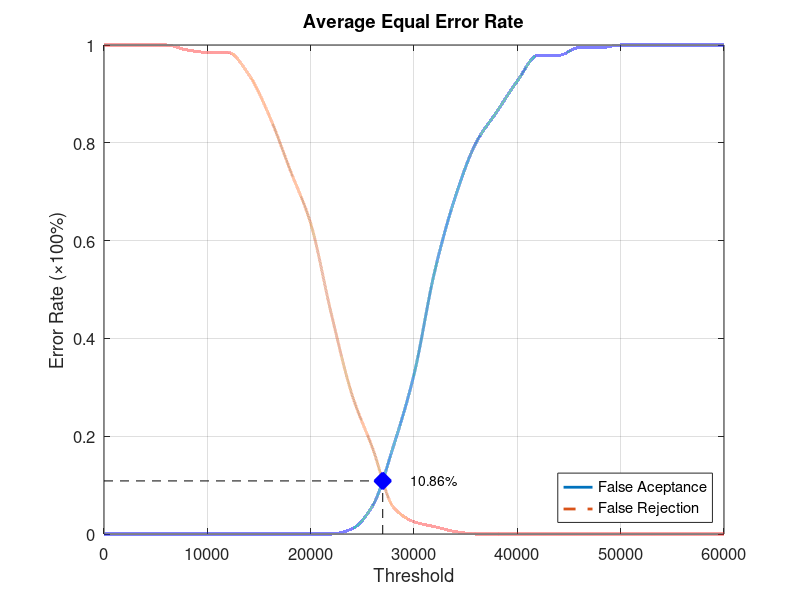
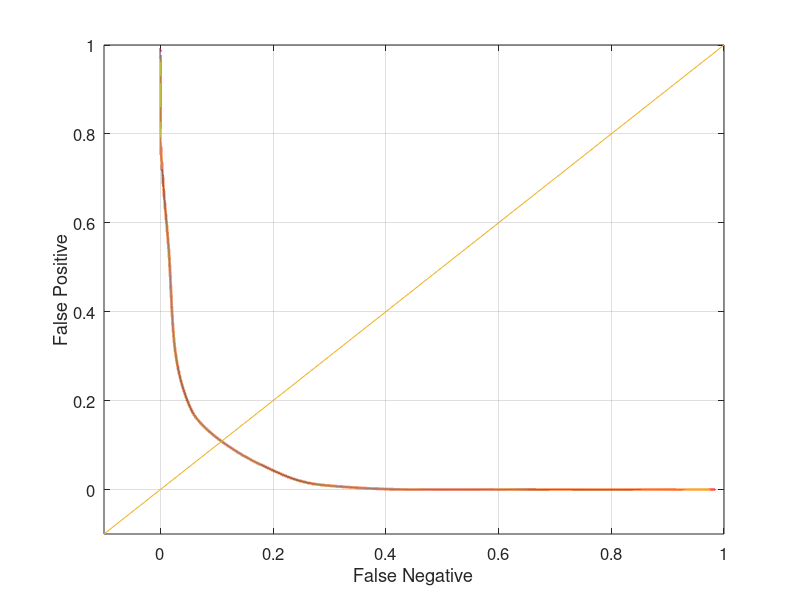

MATLAB code for these plots, in order:
function yEER = Database5_3
close all;
clear;
clc;
x = 0:2000:60000;
xq = 0:0.5:60000;

y0 = [0 0 0 0 0 0 0 0 0 0 0 0 0.0105263 0.0578947 0.178947 0.326316 0.536842 0.689474 0.8 0.863158 0.926316 0.978947 0.978947 0.994737 0.994737 1 1 1 1 1 1];
yy0 = interp1(x, y0, xq, 'pchip');
y1 = [1 1 1 1 0.99 0.985 0.985 0.94 0.855 0.745 0.635 0.45 0.285 0.175 0.055 0.025 0.015 0.005 0 0 0 0 0 0 0 0 0 0 0 0 0];
yy1 = interp1(x, y1, xq, 'pchip');

% Calculating EER: 
y2 = abs(y0 - y1);
find(y2 == min(y2))
yy2 = abs(yy0 - yy1);
xEER = find(yy2 == min(yy2));
xEERIndex = xq(xEER) % X-axis EER
yEER = yy0(xEER) % Y-axis EER

main = figure
plot(xq, yy0,'-','LineWidth', 2);	hold on
plot(xq, yy1,'--','LineWidth', 2);	hold on
plot([xEERIndex xEERIndex], [0 yEER], 'k--');	hold on
plot([0 xEERIndex], [yEER yEER], 'k--');	hold on
plot(xEERIndex, yEER, 'bx', 'LineWidth', 10);	hold on
text(xEERIndex + 10 * xEERIndex / 100, yEER, [num2str(round((10000 * yEER)) / 100) '%'])
legend('False Aceptance', 'False Rejection', 'Location', 'SouthEast')
xlabel('Threshold')
ylabel('Error Rate (\times100%)')
title('Average Equal Error Rate')
set(gca, 'FontSize', 12)
axis([0 60000 0 1])
grid on

print(main, 'Database5_3Main', '-dpng');
FNRxFPR = figure('Color', [1 1 1]);
plot(yy1, yy0, '-', yy1, yy0, 'LineWidth', 2);
hold on
y = -0.1:0.1:1
plot(y, y); 
set(gca, 'FontSize', 12)
xlabel('False Negative')
ylabel('False Positive')
axis([-0.1 1 -0.1 1])
set(gca, 'FontSize', 12)
grid on

print(FNRxFPR, 'Database5_3FNRxFPR','-dpng');
end
